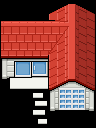

This game map was drawn from its Tiled (.tmx) file and the tilesets committed beside it. A one-line description and the trimmed map source follow:
An orthogonal 6x8 tile map with 16x16 px tiles, 3 tile layers (OnGrass, Collisions, WalkBehind), 5 tilesets and 1 object (teleport on push).

<map version="1.10" tiledversion="1.11.0" orientation="orthogonal" renderorder="right-down" compressionlevel="6" width="6" height="8" tilewidth="16" tileheight="16" infinite="0" nextlayerid="5" nextobjectid="9">
 <tileset firstgid="1" source="../../../tileset/invisible.tsx" />
 <tileset firstgid="17" source="../../../tileset/heal4.tsx" />
 <tileset firstgid="87" source="../../../tileset/houses2.tsx" />
 <tileset firstgid="87" source="../../../tileset/building-small.tsx" />
 <tileset firstgid="1111" source="../../../tileset/houses2.tsx" />
 <layer id="4" name="OnGrass" width="6" height="8">
  <data>[48 cells, 12 non-empty, 12 distinct tile ids]</data>
 </layer>
 <layer id="1" name="Collisions" width="6" height="8">
  <data>[48 cells, 30 non-empty, 28 distinct tile ids]</data>
 </layer>
 <layer id="2" name="WalkBehind" width="6" height="8">
  <data>[48 cells, 39 non-empty, 34 distinct tile ids]</data>
 </layer>
 <objectgroup id="3" name="Moving">
  <object id="8" type="teleport on push" gid="4" x="48" y="112" width="16" height="16">
   <properties>
    <property name="map" value="floor-0" />
    <property name="x" value="3" />
    <property name="y" value="8" />
   </properties>
  </object>
 </objectgroup>
</map>
